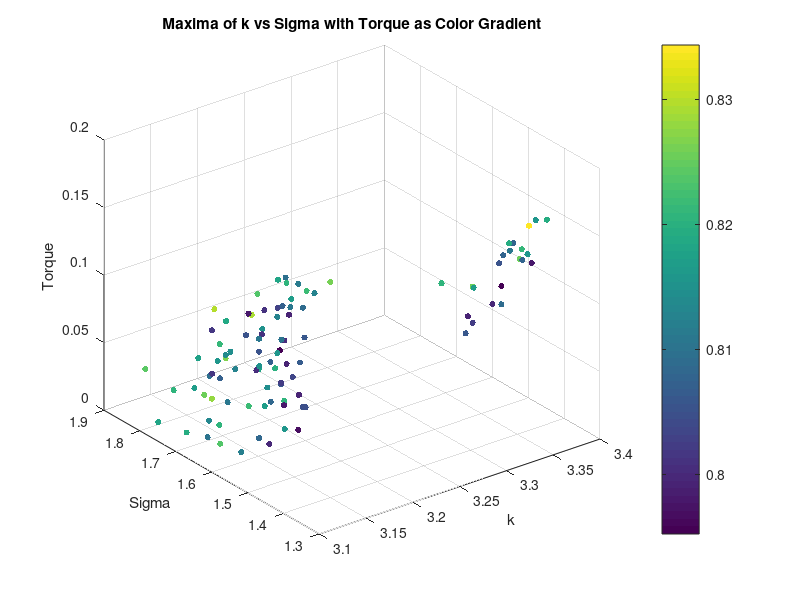
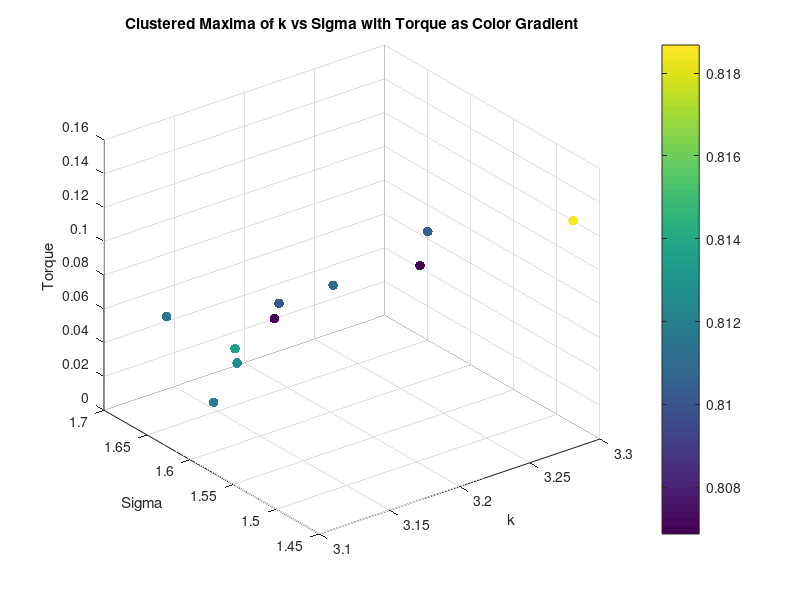
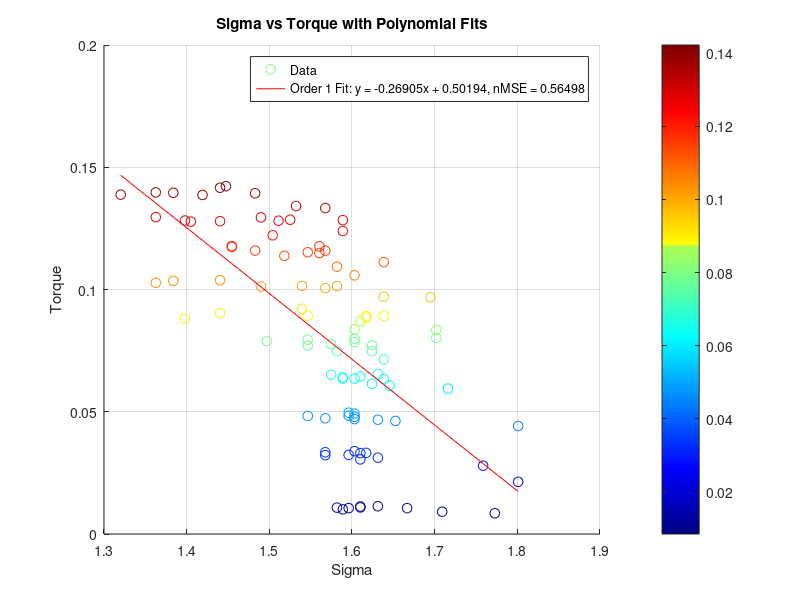
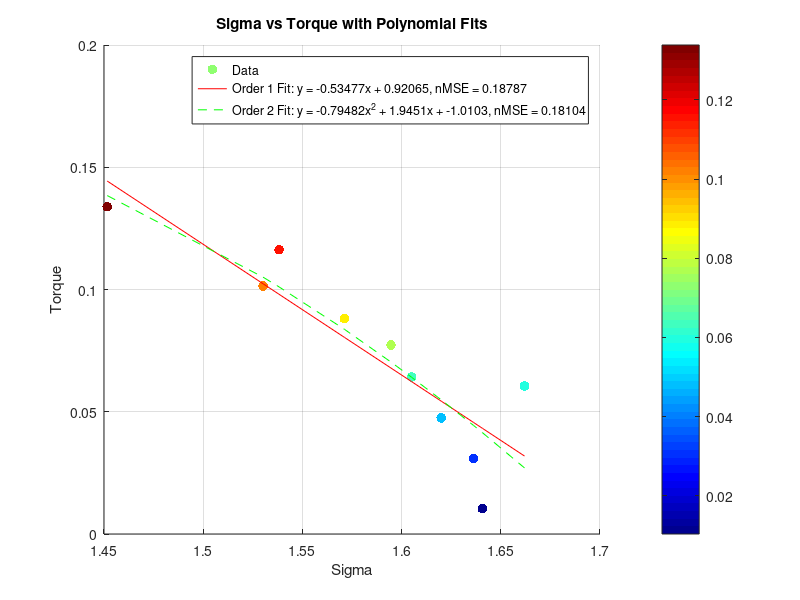

Reproduce these figures in MATLAB, in order.
clear all;
close all;


%% Torque Analysis
load('maxima_data.mat');
scatter3(maxima_k, maxima_sigma, torque_values, 20, maxima_corr, 'filled');
xlabel('k');
ylabel('Sigma');
zlabel('Torque');
title('Maxima of k vs Sigma with Torque as Color Gradient');
colorbar;
grid on;
% K means clustering of torque into 10 clusters, taking mean of each cluster k, sigma and corr too
[cluster_idx, cluster_centers] = kmeans(torque_values', 10);
% Take the mean of each cluster
torque_means = zeros(10, 1);
sigma_means = zeros(10, 1);
k_means = zeros(10, 1);
corr_means = zeros(10, 1);
for i = 1:10
    torque_means(i) = mean(torque_values(cluster_idx == i));
    sigma_means(i) = mean(maxima_sigma(cluster_idx == i));
    k_means(i) = mean(maxima_k(cluster_idx == i));
    corr_means(i) = mean(maxima_corr(cluster_idx == i));
end
% Plot the clusters
figure;
scatter3(k_means, sigma_means, torque_means, 50, corr_means, 'filled');
xlabel('k');
ylabel('Sigma');
zlabel('Torque');
title('Clustered Maxima of k vs Sigma with Torque as Color Gradient');
colorbar;
grid on;
% Ensure data is sorted for polyfit
[sigma_sorted, sort_idx] = sort(maxima_sigma);
torque_sorted = torque_values(sort_idx);
% Display correlation between torque and sigma
disp('Correlation between Torque and Sigma:');
disp(corr(torque_sorted', sigma_sorted'));
% Display correlation between torque and sigma^2
disp('Correlation between Torque and Sigma^2:');
disp(corr(torque_sorted', sigma_sorted'.^2));
% Polyfit for sigma vs torque (order 1 and 2)
p1_sigma = polyfit(sigma_sorted, torque_sorted, 1);
% Calculate fitted values and normalized MSE for sigma vs torque
fitted_torque_p1_sigma = polyval(p1_sigma, sigma_sorted);
mse_p1_sigma = mean((torque_sorted - fitted_torque_p1_sigma).^2);
nmse_p1_sigma = mse_p1_sigma / var(torque_sorted);
% Display results for sigma vs torque
disp('Sigma vs Torque:');
disp(['Order 1 nMSE: ', num2str(nmse_p1_sigma)]);
%display correlation between torque and sigma
% Plot for sigma vs torque with polynomial fits (first instance)
figure;
scatter(sigma_sorted, torque_sorted, 50, torque_sorted,'DisplayName', 'Data');
% Create a custom colormap based on jet, excluding yellow/light orange
cmap = jet(256); % Get the jet colormap with 256 colors
cmap = cmap([1:140,160:256], :); % Keep only the first 200 colors, removing the yellow/light orange range
colormap(cmap); % Apply the custom colormap
colorbar; % Add a colorbar to indicate the mapping of color to torque_sorted values
hold on;
plot(sigma_sorted, fitted_torque_p1_sigma, '-r', 'DisplayName', ...
    ['Order 1 Fit: y = ', num2str(p1_sigma(1)), 'x + ', num2str(p1_sigma(2)), ...
    ', nMSE = ', num2str(nmse_p1_sigma)]);
xlabel('Sigma');
ylabel('Torque');
title('Sigma vs Torque with Polynomial Fits');
legend('show');
grid on;
% Ensure data is sorted for polyfit
[sigma_sorted, sort_idx] = sort(sigma_means);
torque_sorted = torque_means(sort_idx);
%Display correlation between torque and sigma
disp('Correlation between Torque and Sigma:');
disp(corr(torque_sorted, sigma_sorted));
%Display correlation between torque and sigma^2
disp('Correlation between Torque and Sigma^2:');
disp(corr(torque_sorted, sigma_sorted.^2));
% Polyfit for sigma vs torque (order 1 and 2)
p1_sigma = polyfit(sigma_sorted, torque_sorted, 1);
p2_sigma = polyfit(sigma_sorted, torque_sorted, 2);
% Calculate zitted values and normalized MSE for sigma vs torque
fitted_torque_p1_sigma = polyval(p1_sigma, sigma_sorted);
fitted_torque_p2_sigma = polyval(p2_sigma, sigma_sorted);
mse_p1_sigma = mean((torque_sorted - fitted_torque_p1_sigma).^2);
mse_p2_sigma = mean((torque_sorted - fitted_torque_p2_sigma).^2);
nmse_p1_sigma = mse_p1_sigma / var(torque_sorted);
nmse_p2_sigma = mse_p2_sigma / var(torque_sorted);
% Display results for sigma vs torque
disp('Sigma vs Torque:');
disp(['Order 1 nMSE: ', num2str(nmse_p1_sigma)]);
disp(['Order 2 nMSE: ', num2str(nmse_p2_sigma)]);
% Plot for sigma vs torque with polynomial fits (second instance)
figure;
scatter(sigma_sorted, torque_sorted, 50, torque_sorted, 'filled', 'DisplayName', 'Data');
colormap(jet); % High contrast colormap suitable for white background
colorbar; % Add a colorbar to indicate the mapping of color to torque_sorted values
hold on;
plot(sigma_sorted, fitted_torque_p1_sigma, '-r', 'DisplayName', ...
    ['Order 1 Fit: y = ', num2str(p1_sigma(1)), 'x + ', num2str(p1_sigma(2)), ...
    ', nMSE = ', num2str(nmse_p1_sigma)]);
plot(sigma_sorted, fitted_torque_p2_sigma, '--g', 'DisplayName', ...
    ['Order 2 Fit: y = ', num2str(p2_sigma(1)), 'x^2 + ', num2str(p2_sigma(2)), ...
    'x + ', num2str(p2_sigma(3)), ', nMSE = ', num2str(nmse_p2_sigma)]);
xlabel('Sigma');
ylabel('Torque');
title('Sigma vs Torque with Polynomial Fits');
legend('show');
grid on;

%% Diameter Analysis
% Saved as diameter_value, k_values(max_k_idx), sigma_values(max_sigma_idx), max_val
load('maxima_data_Diam.mat');

figure;
scatter3(maxima_matrix(:, 2), maxima_matrix(:, 3), maxima_matrix(:, 1), 50, maxima_matrix(:, 1), 'filled'); 
xlabel('k');
ylabel('Sigma');
zlabel('Diameter');
title('Maxima of k vs Sigma with Diameter as Color Gradient');
colorbar;
grid on;

% K vs d
% Ensure data is sorted for polyfit
[k_sorted, sort_idx] = sort(maxima_matrix(:, 2));
d_sorted = maxima_matrix(sort_idx, 1);
% Display correlation between d and k
disp('Correlation between Diameter and k:');
disp(corr(d_sorted, k_sorted));

%plot for k vs diam with polynomial fits
figure;
scatter(k_sorted, d_sorted, 50, d_sorted, 'filled', 'DisplayName', 'Data');
colormap(jet); % High contrast colormap suitable for white background
colorbar; % Add a colorbar to indicate the mapping of color to d_sorted values

hold on;
p1_k = polyfit(k_sorted, d_sorted, 1);
fitted_d_p1_k = polyval(p1_k, k_sorted);
mse_p1_k = mean((d_sorted - fitted_d_p1_k).^2);
nmse_p1_k = mse_p1_k / var(d_sorted);
disp('Diameter vs k:');
disp(['Order 1 nMSE: ', num2str(nmse_p1_k)]);
plot(k_sorted, fitted_d_p1_k, '-r', 'DisplayName', ...
    ['Order 1 Fit: y = ', num2str(p1_k(1)), 'x + ', num2str(p1_k(2)), ...
    ', nMSE = ', num2str(nmse_p1_k)]);
xlabel('k');
ylabel('Diameter');
title('k vs Diameter with Polynomial Fits');
legend('show');
